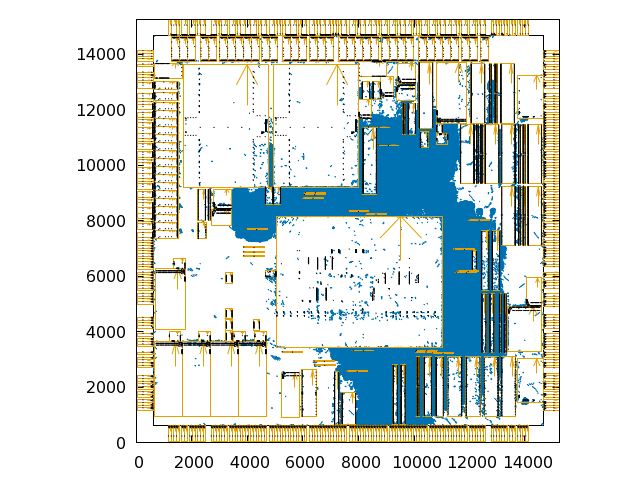

Write gnuplot code to recreate this figure.
set nokey
set term pngcairo font 'qt'
set output 'adaptec2.png'

set size ratio -1
set xrange [0:15244]
set yrange [0:15244]
plot[:][:] '../dat/adaptec2/adaptec2_chip.dat' w l lc -1, '../dat/adaptec2/adaptec2_cell.dat' w l lc 6, '../dat/adaptec2/adaptec2_pad.dat' w l lc 4, '../dat/adaptec2/adaptec2_pad_pin.dat' w l lc -1


set title 'adaptec2, MODULE= 210904, NET= 221142, HPWL= 71226344.000, ' font 'Times, 22'

set term qt
set key

set size ratio -1
plot[:][:] '../dat/adaptec2/adaptec2_chip.dat' w l lc -1, '../dat/adaptec2/adaptec2_cell.dat' w l lc 6, '../dat/adaptec2/adaptec2_pad.dat' w l lc 4, '../dat/adaptec2/adaptec2_pad_pin.dat' w l lc -1

pause -1 'Press any key'
